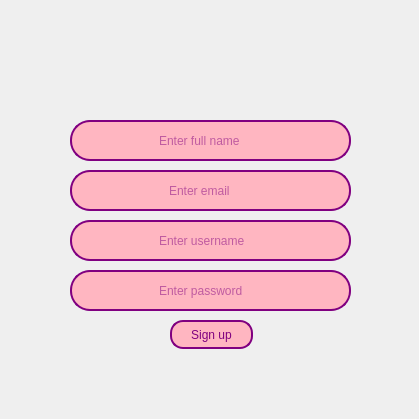
<?xml version="1.0" encoding="UTF-8"?>
<ui version="4.0">
 <class>detabase</class>
 <widget class="QWidget" name="detabase">
  <property name="geometry">
   <rect>
    <x>0</x>
    <y>0</y>
    <width>419</width>
    <height>419</height>
   </rect>
  </property>
  <property name="windowTitle">
   <string>Form</string>
  </property>
  <widget class="QLabel" name="label">
   <property name="geometry">
    <rect>
     <x>12</x>
     <y>9</y>
     <width>391</width>
     <height>391</height>
    </rect>
   </property>
   <property name="text">
    <string/>
   </property>
   <property name="pixmap">
    <pixmap resource="resource.qrc">:/images/images/sign up ui.png</pixmap>
   </property>
   <property name="scaledContents">
    <bool>true</bool>
   </property>
  </widget>
  <widget class="QLineEdit" name="fullname">
   <property name="geometry">
    <rect>
     <x>70</x>
     <y>120</y>
     <width>281</width>
     <height>41</height>
    </rect>
   </property>
   <property name="styleSheet">
    <string notr="true">QLineEdit{
   border: 2px solid rgb(37, 39,48);
   border-radius: 20px;
   border-color: #800080;
   color: #800080;
   background-color: #FFB6C1;
  padding-left:85px;
  padding-right:50px;
}

QLineEdit:Hover{
  border: 2px solid rgb(170, 85, 127);
}
</string>
   </property>
   <property name="placeholderText">
    <string>Enter full name</string>
   </property>
  </widget>
  <widget class="QLineEdit" name="username">
   <property name="geometry">
    <rect>
     <x>70</x>
     <y>220</y>
     <width>281</width>
     <height>41</height>
    </rect>
   </property>
   <property name="styleSheet">
    <string notr="true">QLineEdit{
   border: 2px solid rgb(37, 39,48);
   border-radius: 20px;
   border-color: #800080;
   color: #800080;
   background-color: #FFB6C1;
  padding-left:85px;
  padding-right:50px;
}

QLineEdit:Hover{
  border: 2px solid rgb(170, 85, 127);
}
</string>
   </property>
   <property name="text">
    <string/>
   </property>
   <property name="placeholderText">
    <string>Enter username</string>
   </property>
  </widget>
  <widget class="QLineEdit" name="password">
   <property name="geometry">
    <rect>
     <x>70</x>
     <y>270</y>
     <width>281</width>
     <height>41</height>
    </rect>
   </property>
   <property name="styleSheet">
    <string notr="true">QLineEdit{
   border: 2px solid rgb(37, 39,48);
   border-radius: 20px;
   border-color: #800080;
   color: #800080;
   background-color: #FFB6C1;
  padding-left:85px;
  padding-right:50px;
}

QLineEdit:Hover{
  border: 2px solid rgb(170, 85, 127);
}
</string>
   </property>
   <property name="placeholderText">
    <string>Enter password</string>
   </property>
  </widget>
  <widget class="QLineEdit" name="email">
   <property name="geometry">
    <rect>
     <x>70</x>
     <y>170</y>
     <width>281</width>
     <height>41</height>
    </rect>
   </property>
   <property name="styleSheet">
    <string notr="true">QLineEdit{
   border: 2px solid rgb(37, 39,48);
   border-radius: 20px;
   border-color: #800080;
   color: #800080;
   background-color: #FFB6C1;
  padding-left:95px;
  padding-right:50px;
}

QLineEdit:Hover{
  border: 2px solid rgb(170, 85, 127);
}
</string>
   </property>
   <property name="placeholderText">
    <string>Enter email</string>
   </property>
  </widget>
  <widget class="QPushButton" name="pushButton">
   <property name="geometry">
    <rect>
     <x>170</x>
     <y>320</y>
     <width>83</width>
     <height>29</height>
    </rect>
   </property>
   <property name="styleSheet">
    <string notr="true">QPushButton{
   border: 2px solid rgb(37, 39,48);
   border-radius: 13px;
   border-color: #800080;
   color: #800080;
   background-color: #FFB6C1;
}

</string>
   </property>
   <property name="text">
    <string>Sign up</string>
   </property>
  </widget>
 </widget>
 <resources>
  <include location="resource.qrc"/>
 </resources>
 <connections/>
</ui>
